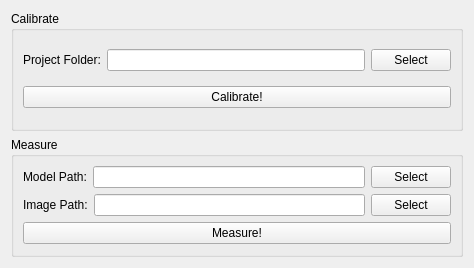
<?xml version="1.0" encoding="UTF-8"?>
<ui version="4.0">
 <class>Form</class>
 <widget class="QWidget" name="Form">
  <property name="geometry">
   <rect>
    <x>0</x>
    <y>0</y>
    <width>474</width>
    <height>268</height>
   </rect>
  </property>
  <property name="windowTitle">
   <string>Ensightful Developer Tool</string>
  </property>
  <layout class="QGridLayout" name="gridLayout_3">
   <item row="0" column="0">
    <widget class="QGroupBox" name="groupBox">
     <property name="title">
      <string>Calibrate</string>
     </property>
     <layout class="QVBoxLayout" name="verticalLayout">
      <item>
       <layout class="QHBoxLayout" name="horizontalLayout">
        <item>
         <widget class="QLabel" name="label">
          <property name="text">
           <string>Project Folder:</string>
          </property>
         </widget>
        </item>
        <item>
         <widget class="QLineEdit" name="folderLineEdit"/>
        </item>
        <item>
         <widget class="QPushButton" name="selectFolder">
          <property name="sizePolicy">
           <sizepolicy hsizetype="Minimum" vsizetype="Fixed">
            <horstretch>0</horstretch>
            <verstretch>0</verstretch>
           </sizepolicy>
          </property>
          <property name="minimumSize">
           <size>
            <width>20</width>
            <height>0</height>
           </size>
          </property>
          <property name="text">
           <string>Select</string>
          </property>
         </widget>
        </item>
       </layout>
      </item>
      <item>
       <widget class="QPushButton" name="startCalibrate">
        <property name="text">
         <string>Calibrate!</string>
        </property>
       </widget>
      </item>
     </layout>
    </widget>
   </item>
   <item row="1" column="0">
    <widget class="QGroupBox" name="groupBox_2">
     <property name="title">
      <string>Measure</string>
     </property>
     <layout class="QGridLayout" name="gridLayout_2">
      <item row="0" column="0">
       <layout class="QHBoxLayout" name="horizontalLayout_2">
        <item>
         <widget class="QLabel" name="label_2">
          <property name="text">
           <string>Model Path:</string>
          </property>
         </widget>
        </item>
        <item>
         <widget class="QLineEdit" name="modelLineEdit"/>
        </item>
        <item>
         <widget class="QPushButton" name="selectModel">
          <property name="text">
           <string>Select</string>
          </property>
         </widget>
        </item>
       </layout>
      </item>
      <item row="1" column="0">
       <layout class="QHBoxLayout" name="horizontalLayout_3">
        <item>
         <widget class="QLabel" name="label_3">
          <property name="text">
           <string>Image Path:</string>
          </property>
         </widget>
        </item>
        <item>
         <widget class="QLineEdit" name="imageLineEdit"/>
        </item>
        <item>
         <widget class="QPushButton" name="selectImage">
          <property name="text">
           <string>Select</string>
          </property>
         </widget>
        </item>
       </layout>
      </item>
      <item row="2" column="0">
       <widget class="QPushButton" name="startMeasure">
        <property name="text">
         <string>Measure!</string>
        </property>
       </widget>
      </item>
     </layout>
    </widget>
   </item>
  </layout>
 </widget>
 <resources/>
 <connections/>
</ui>
